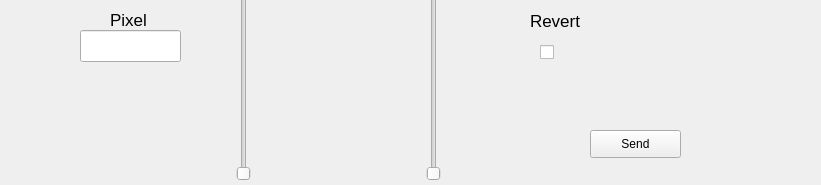
        <widget class="QWidget" name="page_10">
         <property name="geometry">
          <rect>
           <x>0</x>
           <y>0</y>
           <width>821</width>
           <height>185</height>
          </rect>
         </property>
         <attribute name="label">
          <string>Fade Pixel Green</string>
         </attribute>
         <widget class="QLabel" name="label_7">
          <property name="geometry">
           <rect>
            <x>110</x>
            <y>10</y>
            <width>62</width>
            <height>20</height>
           </rect>
          </property>
          <property name="font">
           <font>
            <pointsize>13</pointsize>
           </font>
          </property>
          <property name="text">
           <string>Pixel</string>
          </property>
         </widget>
         <widget class="QLineEdit" name="lineEdit_7">
          <property name="geometry">
           <rect>
            <x>80</x>
            <y>30</y>
            <width>101</width>
            <height>32</height>
           </rect>
          </property>
         </widget>
         <widget class="QSlider" name="verticalSlider_3">
          <property name="geometry">
           <rect>
            <x>230</x>
            <y>-10</y>
            <width>28</width>
            <height>191</height>
           </rect>
          </property>
          <property name="maximum">
           <number>255</number>
          </property>
          <property name="orientation">
           <enum>Qt::Vertical</enum>
          </property>
         </widget>
         <widget class="QLabel" name="label_8">
          <property name="geometry">
           <rect>
            <x>530</x>
            <y>10</y>
            <width>62</width>
            <height>21</height>
           </rect>
          </property>
          <property name="font">
           <font>
            <pointsize>13</pointsize>
           </font>
          </property>
          <property name="text">
           <string>Revert</string>
          </property>
         </widget>
         <widget class="QSlider" name="verticalSlider_4">
          <property name="geometry">
           <rect>
            <x>420</x>
            <y>-20</y>
            <width>28</width>
            <height>201</height>
           </rect>
          </property>
          <property name="maximum">
           <number>255</number>
          </property>
          <property name="orientation">
           <enum>Qt::Vertical</enum>
          </property>
         </widget>
         <widget class="QCheckBox" name="checkBox_3">
          <property name="geometry">
           <rect>
            <x>540</x>
            <y>40</y>
            <width>93</width>
            <height>25</height>
           </rect>
          </property>
          <property name="text">
           <string/>
          </property>
         </widget>
         <widget class="QPushButton" name="pushButton_4">
          <property name="geometry">
           <rect>
            <x>590</x>
            <y>130</y>
            <width>91</width>
            <height>28</height>
           </rect>
          </property>
          <property name="text">
           <string>Send</string>
          </property>
         </widget>
        </widget>
